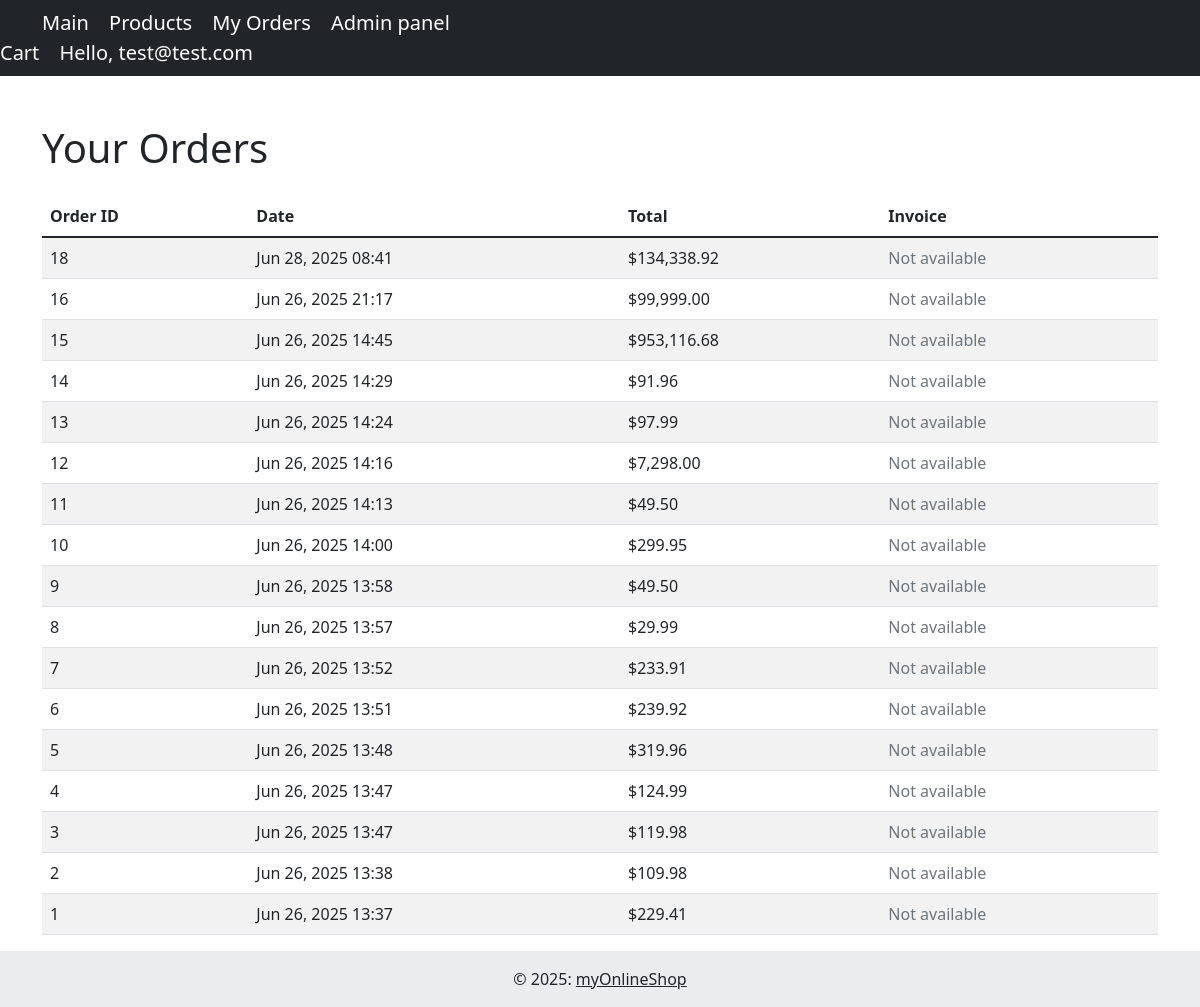
Screenshot of /orders_page (signed in) with the database file from the repository.
### tables this page shows
CREATE TABLE `orders`
(
    `id`         int(11)   NOT NULL,
    `user_id`    int(11)   NOT NULL,
    `created_at` timestamp NOT NULL DEFAULT current_timestamp()
);

### app/pages/orders_page.php (the view, shortened to what this page needs)
<?php
include_once(__DIR__ . "/../templates/index_header.php");
$db = Database::db_connect();
$user_id = $_SESSION['user_id'];
$orders = [];
$stmt = $db->prepare("
    SELECT o.id, o.created_at, SUM(oi.product_price * oi.quantity) AS total
    FROM orders o
    JOIN order_items oi ON o.id = oi.order_id
    WHERE o.user_id = ?
    GROUP BY o.id
    ORDER BY o.created_at DESC
");
$stmt->bind_param("i", $user_id);
$stmt->execute();
$result = $stmt->get_result();
if ($result) {
    $orders = $result->fetch_all(MYSQLI_ASSOC);
}
?>
    <main class="container mt-5">
        <h1 class="mb-4">Your Orders</h1>
        <?php if (empty($orders)): ?>
            <div class="alert alert-info">
                You haven't placed any orders yet.
                <a href="/products" class="alert-link">Browse products</a>
            </div>
        <?php else: ?>
            <div class="table-responsive">
                <table class="table table-striped">
                    <thead>
                    <tr>
                        <th>Order ID</th>
                        <th>Date</th>
                        <th>Total</th>
                        <th>Invoice</th>
                    </tr>
                    </thead>
                    <tbody>
                    <?php foreach ($orders as $order): ?>
                        <tr>
                            <td><?= $order['id'] ?></td>
                            <td><?= date('M d, Y H:i', strtotime($order['created_at'])) ?></td>
                            <td>$<?= number_format($order['total'], 2) ?></td>
                            <td>
                                <?php
                                $pdf_file = 'order_' . $order['id'] . '.pdf';
                                $pdf_path = __DIR__ . '/../../public/orders/' . $pdf_file;
                                ?>
                                <?php if (file_exists($pdf_path)): ?>
                                    <a href="/orders/<?= htmlspecialchars($pdf_file) ?>"
                                       class="btn btn-sm btn-outline-primary"
                                       download>
                                        Download PDF
                                    </a>
                                <?php else: ?>
                                    <span class="text-muted">Not available</span>
                                <?php endif; ?>
                            </td>
                        </tr>
                    <?php endforeach; ?>
                    </tbody>
                </table>
            </div>
        <?php endif; ?>
    </main>
<?php include_once(__DIR__ . "/../templates/index_footer.php"); ?>

### rows the page displays
orders: id "18", created_at "Jun 28, 2025 08:41", total "134,338.92", shows "Not available"
orders: id "16", created_at "Jun 26, 2025 21:17", total "99,999.00", shows "Not available"
orders: id "15", created_at "Jun 26, 2025 14:45", total "953,116.68", shows "Not available"
orders: id "14", created_at "Jun 26, 2025 14:29", total "91.96", shows "Not available"
orders: id "13", created_at "Jun 26, 2025 14:24", total "97.99", shows "Not available"
orders: id "12", created_at "Jun 26, 2025 14:16", total "7,298.00", shows "Not available"
orders: id "11", created_at "Jun 26, 2025 14:13", total "49.50", shows "Not available"
orders: id "10", created_at "Jun 26, 2025 14:00", total "299.95", shows "Not available"
orders: id "9", created_at "Jun 26, 2025 13:58", total "49.50", shows "Not available"
orders: id "8", created_at "Jun 26, 2025 13:57", total "29.99", shows "Not available"
orders: id "7", created_at "Jun 26, 2025 13:52", total "233.91", shows "Not available"
orders: id "6", created_at "Jun 26, 2025 13:51", total "239.92", shows "Not available"
orders: id "5", created_at "Jun 26, 2025 13:48", total "319.96", shows "Not available"
orders: id "4", created_at "Jun 26, 2025 13:47", total "124.99", shows "Not available"
orders: id "3", created_at "Jun 26, 2025 13:47", total "119.98", shows "Not available"
orders: id "2", created_at "Jun 26, 2025 13:38", total "109.98", shows "Not available"
orders: id "1", created_at "Jun 26, 2025 13:37", total "229.41", shows "Not available"

### other values shown
$_SESSION['email'] "test@test.com"
